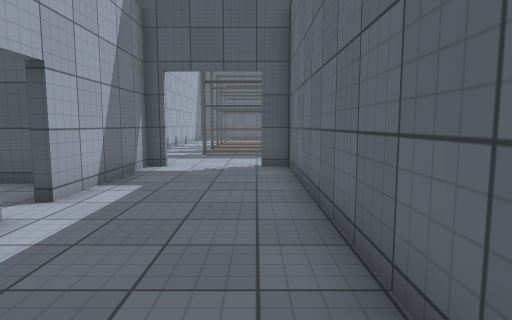
View 1 (above)

21 first-person views from a walk through a Unity game level. The camera is 1.3 m above the floor, tilts 6° down and sees 75° across. The floor is counted in squares, 1 m on a side. Each view is taken from the middle of a square. On the plan, view 1 faces up. The plan holds only what a view shows up to about 14 squares ahead; the rest is blank. The place goes on beyond the plan. Some surface patterns are stand-ins.

View 2
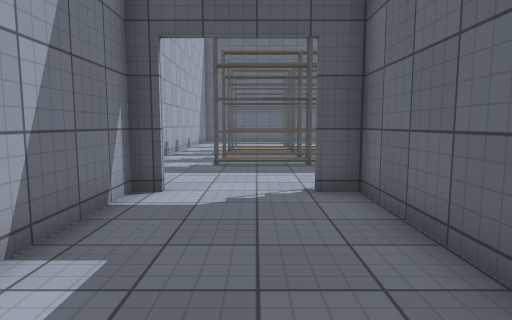

View 3
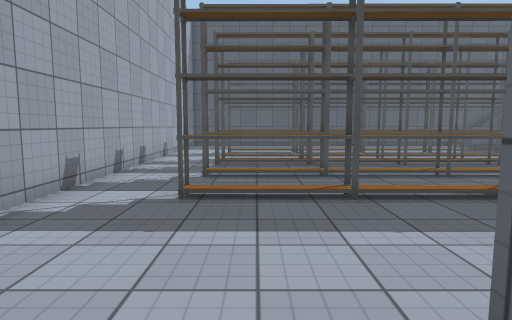

View 4
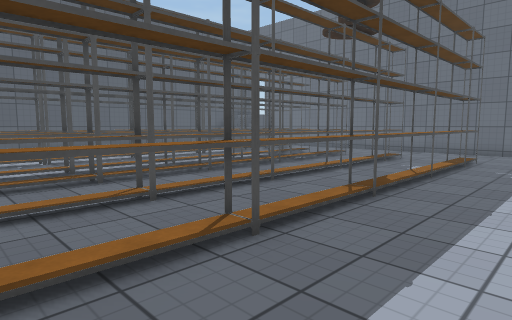

View 5
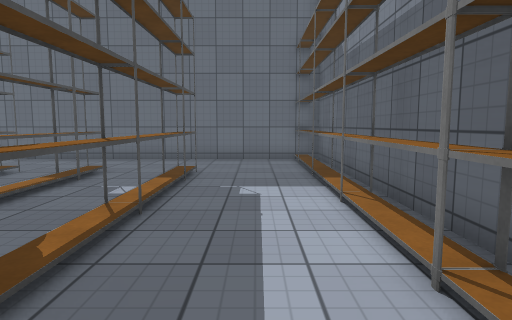

View 6
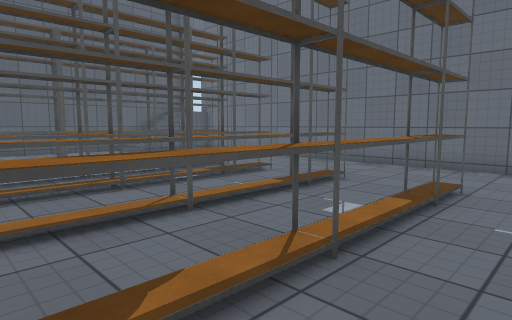

View 7
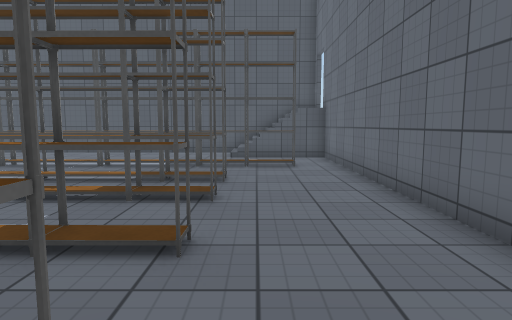

View 8
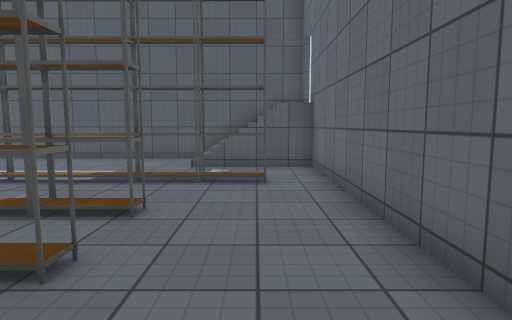

View 9
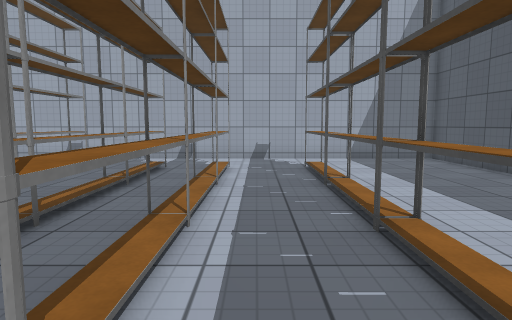

View 10
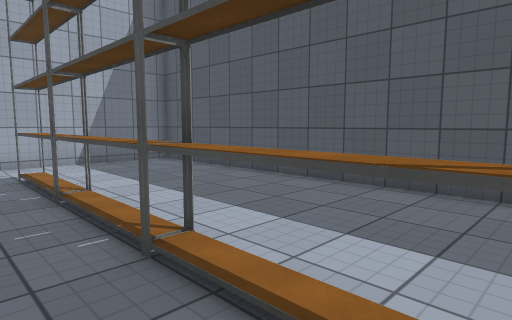

View 11
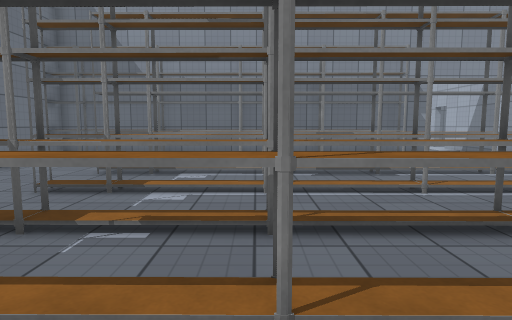

View 12
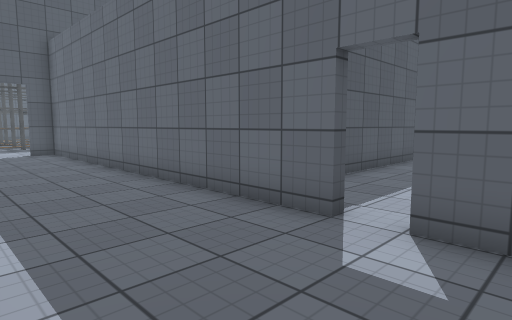

View 13
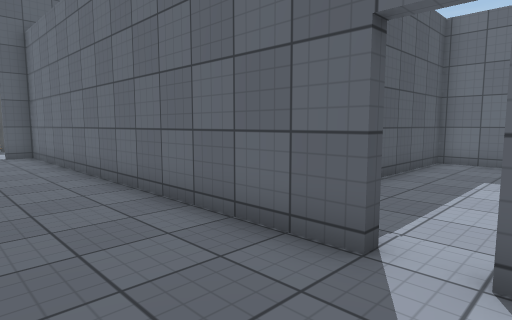

View 14
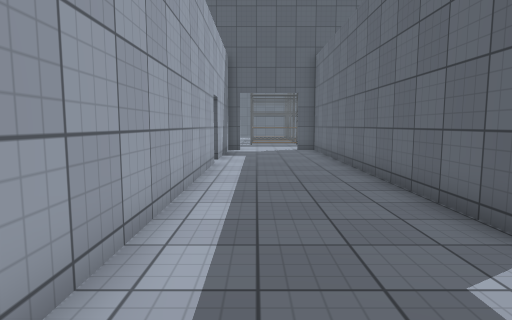

View 15
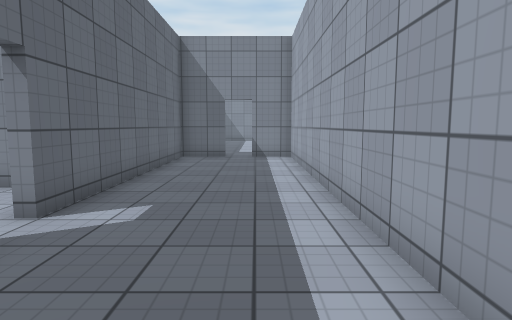

View 16
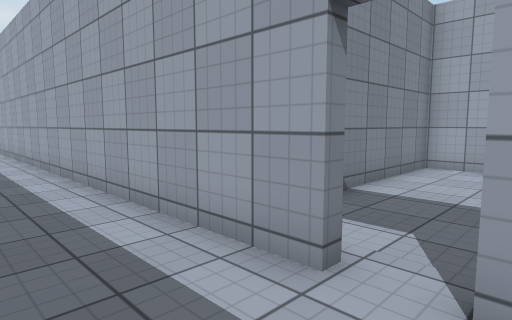

View 17
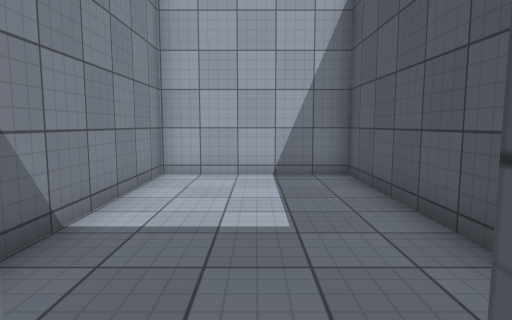

View 18
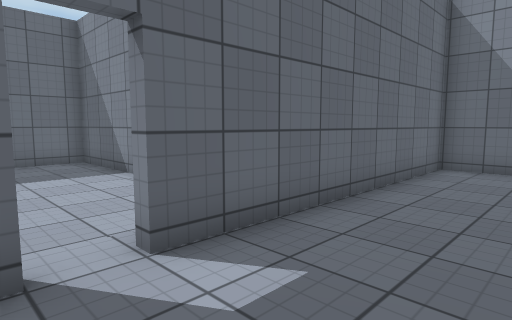

View 19
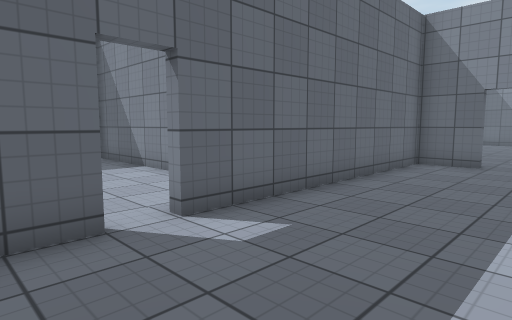

View 20
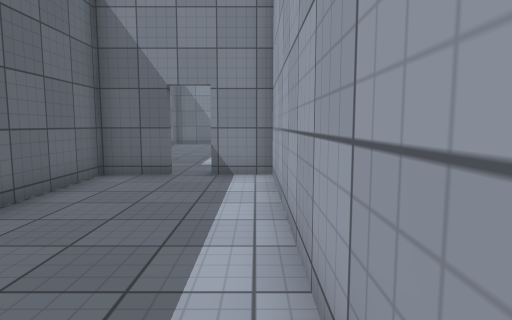

View 21
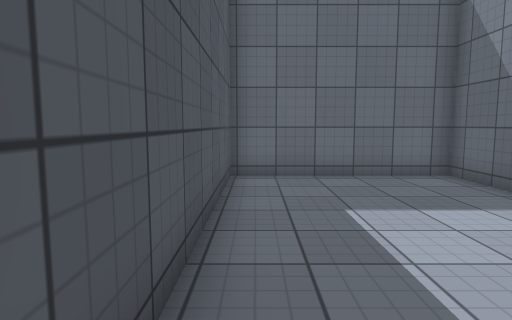

### Floor plan
Points are (right, up) in squares from view 1. A wall is a line through its corners. A room is listed if a view was taken in it or the views show most of it. See-through windows are left out.
Room 1 (views 1, 2, 3, 4, 5, 6, 7, 8, 9, 10, 11, 12, 13, 14, 15, 16, 17, 18, 19, 20)
walls: (0.1, 10.6) (14.8, 10.6) (14.8, 28); (-2.8, 10.4) (-3.4, 10.4) (-3.4, 5.5); (-3.4, 4.4) (-3.4, -13.7) (-1.8, -13.7); (14.9, 27.4) (11.5, 27.4); (14.8, 29.8) (-4.9, 29.8) (-4.9, 13.8); (1.1, -3.5) (1.1, 10.4) (0.1, 10.4); (-0.8, -13.7) (1.1, -13.7) (1.1, -4.5)
ways out: opening at (1, -4) to room 2; opening at (-4, 5) to room 3; opening at (-1, -14); gap at (-2, -14); gap at (15, 28)
objects: other object (-2, 15) to (0, 15); other object (-2, 17) to (0, 18); other object (-2, 20) to (0, 20); other object (-2, 22) to (0, 22); other object (-2, 25) to (0, 25); other object (1, 15) to (3, 15); other object (1, 17) to (3, 18); other object (1, 20) to (3, 20); other object (1, 22) to (3, 22); other object (1, 25) to (3, 25); other object (2, 11) to (4, 11); other object (4, 15) to (6, 15); other object (4, 17) to (6, 18); other object (4, 20) to (6, 20); other object (4, 22) to (6, 22); other object (4, 25) to (6, 25); other object (5, 11) to (7, 11); other object (7, 15) to (9, 15); other object (7, 17) to (9, 18); other object (7, 20) to (9, 20); other object (7, 22) to (9, 22); other object (7, 25) to (9, 25); other object (8, 11) to (10, 11); other object (10, 15) to (11, 15); other object (10, 17) to (11, 18); other object (10, 20) to (11, 20); other object (10, 22) to (11, 22); other object (10, 25) to (11, 25); other object (11, 11) to (13, 11); other object (12, 25) to (13, 25); other object (14, 11)
Room 2 (view 21)
walls: (5.5, -7) (10.6, -7) (10.6, -1.3) (2.8, -1.3); (1.5, -3.5) (1.1, -3.5)
ways out: opening at (1, -4) to room 1
Room 3 (no view inside)
walls: (-5, 7.5) (-11.9, 7.5) (-11.9, 2.5) (-6.1, 2.5); (-3.9, 4.4) (-3.4, 4.4)
ways out: opening at (-4, 5) to room 1

Where each view was taken, in squares from view 1:
view 1: 0 up, 0 right, facing up
view 2: 4 up, 1 left, facing up
view 3: 9 up, 1 left, facing up
view 4: 12 up, 2 left, facing up-right
view 5: 13 up, 2 right, facing right
view 6: 13 up, 4 right, facing up-right
view 7: 14 up, 12 right, facing up
view 8: 17 up, 13 right, facing up
view 9: 23 up, 8 right, facing left
view 10: 23 up, 7 right, facing up-left
view 11: 24 up, 7 right, facing down
view 12: 6 down, 3 left, facing up-right
view 13: 5 down, 2 left, facing up-right
view 14: 7 down, 2 left, facing up
view 15: 0 up, 2 left, facing down
view 16: 6 up, 1 left, facing down-left
view 17: 5 up, 3 left, facing left
view 18: 3 down, 2 left, facing down-right
view 19: 2 down, 3 left, facing down-right
view 20: 5 down, 3 left, facing down
view 21: 2 down, 2 right, facing right
